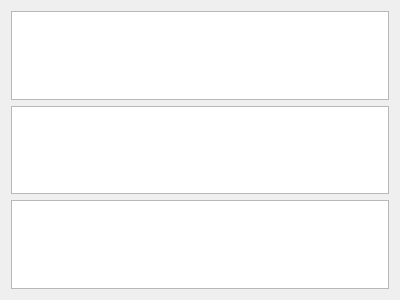
<?xml version="1.0" encoding="UTF-8"?>
<ui version="4.0">
 <class>crossCor</class>
 <widget class="QWidget" name="crossCor">
  <property name="geometry">
   <rect>
    <x>0</x>
    <y>0</y>
    <width>400</width>
    <height>300</height>
   </rect>
  </property>
  <property name="windowTitle">
   <string>Form</string>
  </property>
  <layout class="QVBoxLayout" name="verticalLayout">
   <item>
    <widget class="QChartView" name="s1_s1"/>
   </item>
   <item>
    <widget class="QChartView" name="s1_s2"/>
   </item>
   <item>
    <widget class="QChartView" name="s1_s3"/>
   </item>
  </layout>
 </widget>
 <customwidgets>
  <customwidget>
   <class>QChartView</class>
   <extends>QGraphicsView</extends>
   <header>QtCharts/QtCharts</header>
  </customwidget>
 </customwidgets>
 <resources/>
 <connections/>
</ui>
